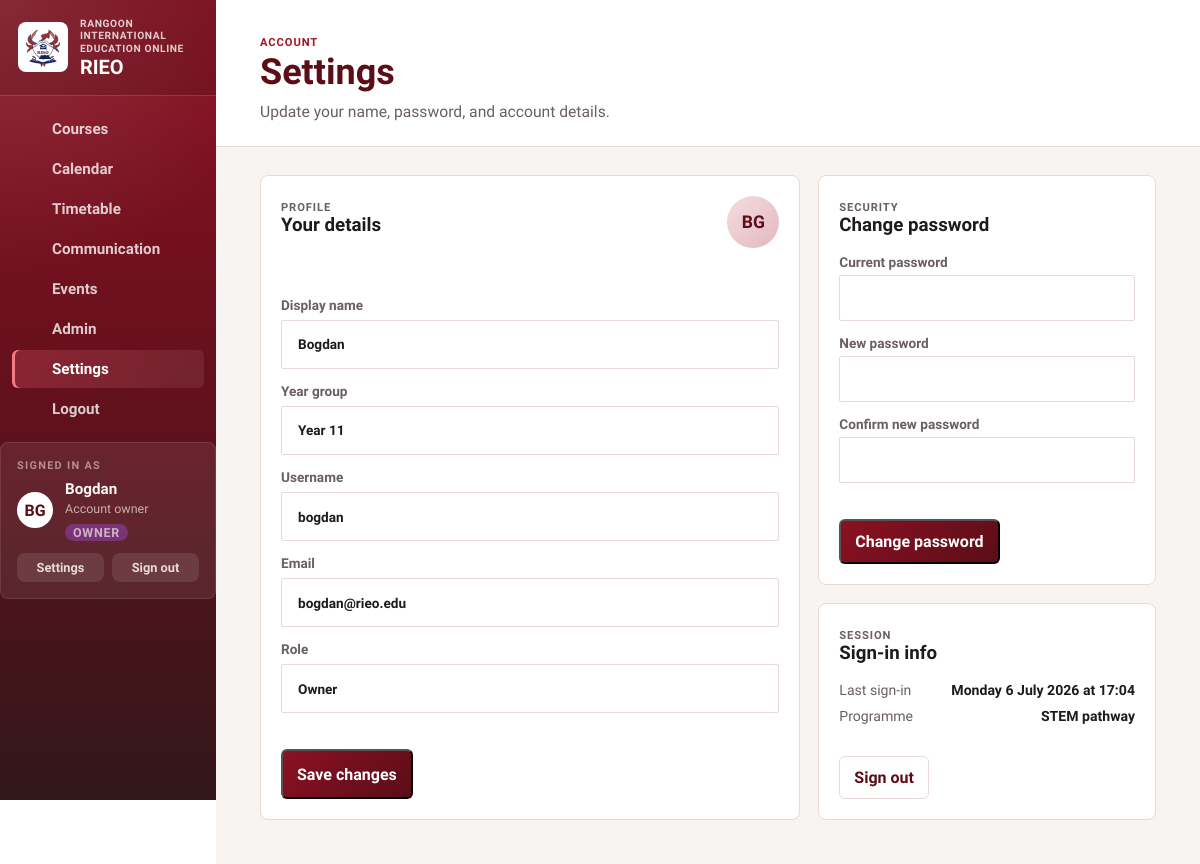
The page /settings.php (signed in) on the database its author committed.
### tables this page shows
CREATE TABLE "users" (
                    id            INTEGER PRIMARY KEY AUTOINCREMENT,
                    username      TEXT    NOT NULL UNIQUE,
                    email         TEXT    NOT NULL UNIQUE,
                    password_hash TEXT    NOT NULL,
                    name          TEXT    NOT NULL,
                    year          TEXT    NOT NULL DEFAULT 'Year 11',
                    programme     TEXT    NOT NULL DEFAULT 'General',
                    initials      TEXT    NOT NULL DEFAULT 'ST',
                    role          TEXT    NOT NULL DEFAULT 'student'
                                          CHECK(role IN ('owner','admin','teacher','student')),
                    created_at    TEXT    NOT NULL DEFAULT (datetime('now'))
                );

### public/settings.php (the view, shortened to what this page needs)
<?php
require_once __DIR__ . '/../bootstrap.php';
$me  = portal_current_user();
$meId = (int) ($me['id'] ?? 0);
$meDb = $meId > 0 ? portal_find_user_by_id($meId) : null;
$me = $meDb;
$me = portal_find_user_by_id((int) $me['id']) ?? $me;
$active_page      = 'settings';
$page_eyebrow     = 'Account';
$page_heading     = 'Settings';
$page_description = 'Update your name, password, and account details.';
?>
<section class="settings-layout">
    <article class="card-shell">
        <div class="section-head">
            <div>
                <p class="eyebrow">Profile</p>
                <h3 class="card-title">Your details</h3>
            </div>
            <div class="settings-avatar"><?= portal_escape($me['initials']) ?></div>
        </div>
        <form method="POST" class="settings-form-live">
            <label class="settings-field">
                <span>Display name</span>
                <input class="settings-input" type="text" name="name"
                       value="<?= portal_escape($me['name']) ?>" required maxlength="150">
            </label>
            <label class="settings-field">
                <span>Year group</span>
                <input class="settings-input" type="text" name="year"
                       value="<?= portal_escape($me['year']) ?>" maxlength="50">
            </label>
            <label class="settings-field">
                <span>Username</span>
                <input class="settings-input" type="text" value="<?= portal_escape($me['username']) ?>" disabled>
            </label>
            <label class="settings-field">
                <span>Email</span>
                <input class="settings-input" type="email" value="<?= portal_escape($me['email']) ?>" disabled>
            </label>
            <label class="settings-field">
                <span>Role</span>
                <input class="settings-input" type="text" value="<?= portal_escape(ucfirst($me['role'])) ?>" disabled>
            </label>
            <div class="button-row">
                <button type="submit" class="button">Save changes</button>
            </div>
        </form>
    </article>
    <div class="stack">
        <article class="card-shell">
            <div class="section-head">
                <div>
                    <p class="eyebrow">Security</p>
                    <h3 class="card-title">Change password</h3>
                </div>
            </div>
            <form method="POST" class="settings-form-live">
                <label class="settings-field">
                    <span>Current password</span>
                    <input class="settings-input" type="password" name="current_password" required autocomplete="current-password">
                </label>
                <label class="settings-field">
                    <span>New password</span>
                    <input class="settings-input" type="password" name="new_password" required minlength="6" autocomplete="new-password">
                </label>
                <label class="settings-field">
                    <span>Confirm new password</span>
                    <input class="settings-input" type="password" name="confirm_password" required autocomplete="new-password">
                </label>
                <div class="button-row">
                    <button type="submit" class="button">Change password</button>
                </div>
            </form>
        </article>
        <article class="card-shell">
            <div class="section-head">
                <div>
                    <p class="eyebrow">Session</p>
                    <h3 class="card-title">Sign-in info</h3>
                </div>
            </div>
            <div class="settings-info-rows">
                <div class="settings-info-row">
                    <span>Last sign-in</span>
                    <strong><?= portal_escape(portal_login_time_text()) ?></strong>
                </div>
                <div class="settings-info-row">
                    <span>Programme</span>
                    <strong><?= portal_escape($me['programme']) ?></strong>
                </div>
            </div>
            <div class="button-row" style="margin-top:14px;">
                <a class="button-secondary" href="logout.php">Sign out</a>
            </div>
        </article>
    </div>
</section>
<?php
$page_content = ob_get_clean();
require __DIR__ . '/../layout.php';

### layout.php (shortened to what this page needs)
<?php
require_once __DIR__ . '/bootstrap.php';
$layout_variant = $layout_variant ?? $layoutVariant ?? 'app';
$active_page = $active_page ?? $activePage ?? 'courses';
$page_eyebrow = $page_eyebrow ?? $pageEyebrow ?? 'Student workspace';
$page_heading = $page_heading ?? $pageHeading ?? 'Courses';
$page_description = $page_description ?? $pageDescription ?? 'Keep up with your classes, deadlines, and the things happening around school.';
$page_content = $page_content ?? $pageContent ?? '';
$auth_heading = $auth_heading ?? $authHeading ?? portal_school_name();
$navItems = [
    ['key' => 'courses',       'label' => 'Courses',       'href' => 'courses.php',       'icon' => 'book-open'],
    ['key' => 'calendar',      'label' => 'Calendar',      'href' => 'calendar.php',      'icon' => 'calendar'],
    ['key' => 'timetable',     'label' => 'Timetable',     'href' => 'timetable.php',     'icon' => 'clock'],
    ['key' => 'communication', 'label' => 'Communication', 'href' => 'communication.php', 'icon' => 'megaphone'],
    ['key' => 'events',        'label' => 'Events',        'href' => 'events.php',        'icon' => 'sparkles'],
    ['key' => 'settings',      'label' => 'Settings',      'href' => 'settings.php',      'icon' => 'settings'],
    ['key' => 'logout',        'label' => 'Logout',        'href' => 'logout.php',        'icon' => 'log-out'],
];
if (portal_is_admin()) {
    array_splice($navItems, -2, 0, [[
        'key'   => 'admin',
        'label' => 'Admin',
        'href'  => 'admin.php',
        'icon'  => 'shield',
    ]]);
}
$asset_version = '20260426k';
$logo_src = 'assets/rieo-crest.svg?v=' . $asset_version;
$style_src = '../style.css?v=' . $asset_version;
?>
<!DOCTYPE html>
<html lang="en">
<head>
    <link rel="stylesheet" href="<?= portal_escape($style_src) ?>">
</head>
<body<?= $layout_variant === 'auth' ? ' class="login-body"' : '' ?>>
    <?php if ($layout_variant === 'auth'): ?>
        <main class="login-shell">
            <section class="login-panel">
                <div class="login-brand">
                    <img class="auth-main-logo" src="<?= portal_escape($logo_src) ?>" width="56" height="56" alt="<?= portal_escape(portal_school_name()) ?> crest">
                    <div>
                        <strong><?= portal_escape(portal_school_short_name()) ?></strong>
                        <span><?= portal_escape($auth_heading) ?></span>
                    </div>
                </div>
                <?= $page_content ?>
            </section>
        </main>
    <?php else: ?>
        <div class="portal-shell">
            <aside class="sidebar">
                <div class="brand-block">
                    <img class="brand-logo" src="<?= portal_escape($logo_src) ?>" width="82" height="82" alt="<?= portal_escape(portal_school_name()) ?> crest">
                    <div>
                        <p class="brand-kicker"><?= portal_escape(portal_school_name()) ?></p>
                        <h1><?= portal_escape(portal_school_short_name()) ?></h1>
                    </div>
                </div>
                <nav class="sidebar-nav" aria-label="Sidebar">
                    <?php foreach ($navItems as $item): ?>
                        <?php $isActive = $item['key'] === $active_page; ?>
                        <a class="nav-link<?= $isActive ? ' active' : '' ?>" href="<?= portal_escape($item['href']) ?>">
                            <?= portal_icon($item['icon'], 'nav-icon') ?>
                            <span><?= portal_escape($item['label']) ?></span>
                        </a>
                    <?php endforeach; ?>
                </nav>
                <?php
                    $__sidebarUser = portal_current_user();
                    $__sidebarRole = portal_current_user_role();
                    $__sidebarMeta = $__sidebarUser['year'] ?? '';
                    if ($__sidebarRole === 'owner') {
                        $__sidebarMeta = 'Account owner';
                    } elseif ($__sidebarRole === 'admin') {
                        $__sidebarMeta = 'Administrator';
                    } elseif ($__sidebarRole === 'teacher') {
                        $__sidebarMeta = 'Teacher account';
                    }
                ?>
                <div class="sidebar-user-card">
                    <p class="sidebar-logged-in-label">Signed in as</p>
                    <div class="sidebar-user-row">
                        <div class="student-avatar"><?= portal_escape($__sidebarUser['initials'] ?? 'ST') ?></div>
                        <div class="sidebar-user-info">
                            <strong><?= portal_escape($__sidebarUser['name'] ?? 'Student') ?></strong>
                            <span><?= portal_escape($__sidebarMeta) ?></span>
                            <span class="sidebar-role-badge sidebar-role-badge--<?= portal_escape($__sidebarRole) ?>"><?= portal_escape(ucfirst($__sidebarRole)) ?></span>
                        </div>
                    </div>
                    <div class="sidebar-user-actions">
                        <a class="sidebar-user-action" href="settings.php">Settings</a>
                        <a class="sidebar-user-action sidebar-user-action--danger" href="logout.php">Sign out</a>
                    </div>
                </div>
            </aside>
            <main class="main-panel">
                <header class="topbar">
                    <div>
                        <p class="eyebrow"><?= portal_escape($page_eyebrow) ?></p>
                        <h2><?= portal_escape($page_heading) ?></h2>
                        <p class="lead-copy"><?= portal_escape($page_description) ?></p>
                    </div>
                </header>
                <div class="page-content">
                    <?= $page_content ?>
                </div>
            </main>
        </div>
    <?php endif; ?>
</body>
</html>

### rows shown on the page
users: initials "BG", name "Bogdan", portal_escape($__sidebarMeta) "Account owner", portal_escape(ucfirst($__sidebarRole)) "OWNER", year "Year 11", username "bogdan", email "bogdan@rieo.edu", role "Owner", programme "STEM pathway"

### other values the page prints
portal_escape(portal_school_name()) "RANGOON INTERNATIONAL EDUCATION ONLINE"
portal_escape(portal_school_short_name()) "RIEO"
portal_escape($item['label']) "Courses"
portal_escape($item['label']) "Calendar"
portal_escape($item['label']) "Timetable"
portal_escape($item['label']) "Communication"
portal_escape($item['label']) "Events"
portal_escape($item['label']) "Admin"
portal_escape($item['label']) "Settings"
portal_escape($item['label']) "Logout"
portal_escape($page_eyebrow) "ACCOUNT"
portal_escape($page_heading) "Settings"
portal_escape($page_description) "Update your name, password, and account details."
portal_escape(portal_login_time_text()) "Monday 6 July 2026 at 17:04"
